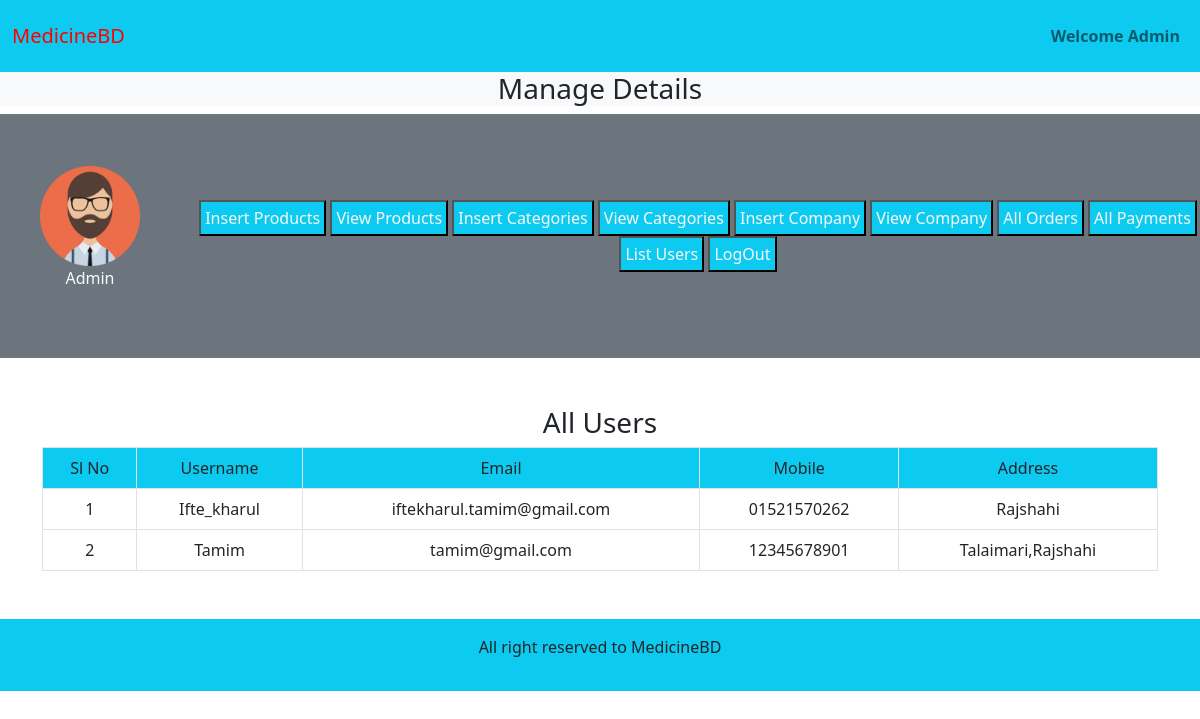
Screenshot of /medicinebd/admin_area/index.php?list_users with the database file from the repository.
### tables this page shows
CREATE TABLE `user_table` (
  `user_id` int(11) NOT NULL,
  `user_username` varchar(100) NOT NULL,
  `user_email` varchar(100) NOT NULL,
  `user_password` varchar(255) NOT NULL,
  `user_image` varchar(255) NOT NULL,
  `user_ip` varchar(100) NOT NULL,
  `user_address` varchar(255) NOT NULL,
  `user_mobile` varchar(20) NOT NULL
);

### medicinebd/admin_area/list_users.php (the view, shortened to what this page needs)
<h3 class="text-center">All Users</h3>
<table class="table table-bordered ">
    <?php
    $user_query="SELECT * from user_table";
    $run_query=mysqli_query($con,$user_query);
    $count=mysqli_num_rows($run_query);
    if($count==0){
        echo "<h3 class='text-center'>No User to show</h3>";
    }else{
    ?>
    <thead class="bg-info text-center">
        <tr>
            <td>Sl No</td>
            <td>Username</td>
            <td>Email</td>
            <td>Mobile</td>
            <td>Address</td>
        </tr>
    </thead>
    <tbody class="text-center">
        <?php
        $number=0;
        while($row_user=mysqli_fetch_assoc($run_query)){
        $number++;
        $username=$row_user['user_username'];
        $user_address=$row_user['user_address'];
        $user_mobile=$row_user['user_mobile'];
        $user_email=$row_user['user_email'];
        ?>
        <tr>
            <td><?php echo $number; ?></td>
            <td><?php echo $username; ?></td>
            <td><?php echo $user_email; ?></td>
            <td><?php echo $user_mobile; ?></td>
            <td><?php echo $user_address; ?></td>
        </tr>
        <?php
        }}
        ?>
    </tbody>
</table>

### medicinebd/styles.css (style rules this page uses)
* { margin: 0; padding: 0; box-sizing: border-box; }

### medicinebd/admin_area/index.php (style rules this page uses)
body { overflow-x: hidden; }

### rows the page displays
user_table: user_username "Ifte_kharul", user_email "iftekharul.tamim@gmail.com", user_mobile "01521570262", user_address "Rajshahi"
user_table: user_username "Tamim", user_email "tamim@gmail.com", user_mobile "12345678901", user_address "Talaimari,Rajshahi"
